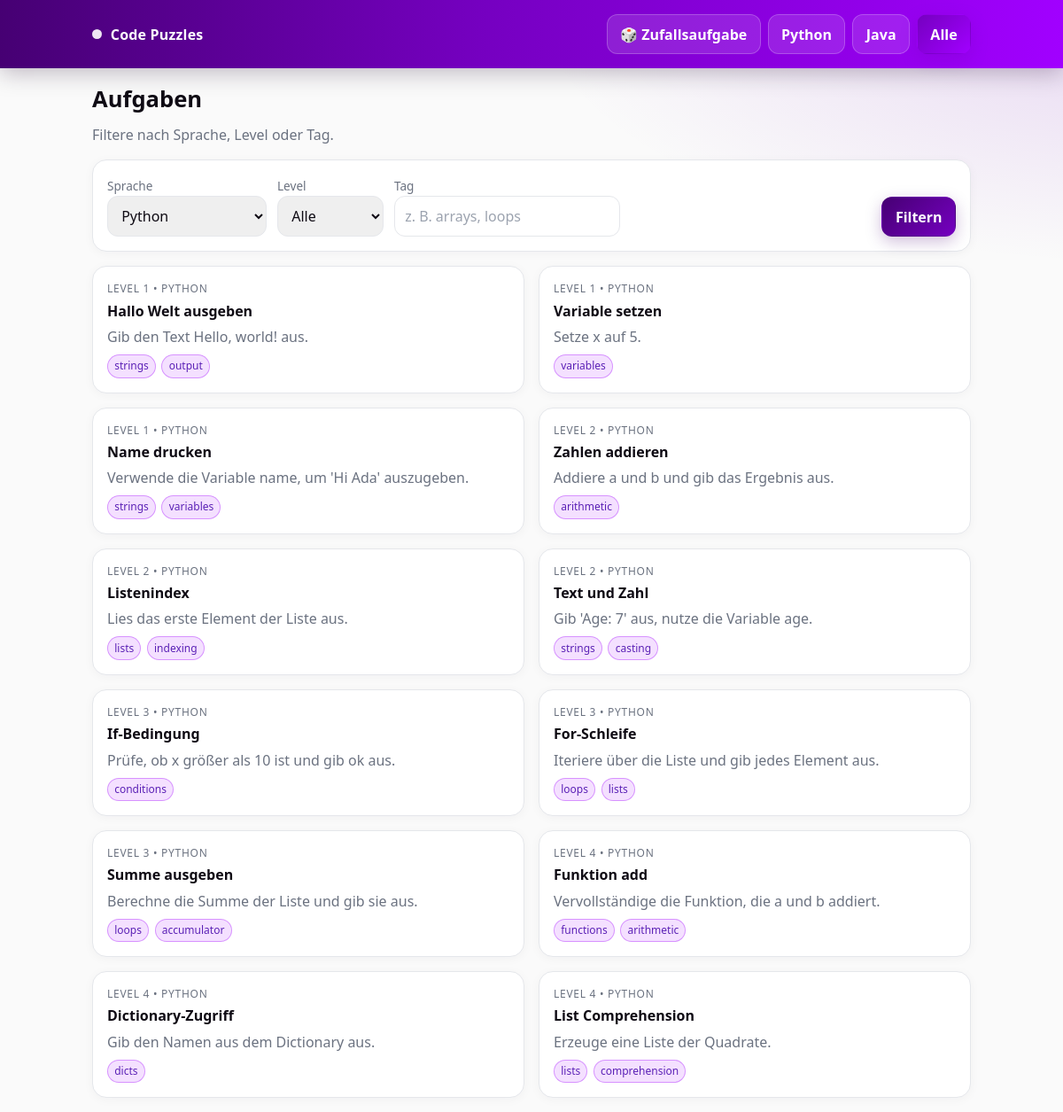
/?language=python, run on the app's committed database.
### models.py (models this page shows)
class Snippet(db.Model):
    __tablename__ = "snippets"
    id = db.Column(db.Integer, primary_key=True)
    title = db.Column(db.String(160), nullable=False)
    language = db.Column(db.String(16), nullable=False)  # "python" | "java"
    level = db.Column(db.Integer, nullable=False)         # 1..4
    prompt = db.Column(db.Text, nullable=False)
    code_template = db.Column(db.Text, nullable=False)    # mit {{1}}, {{2}} ...
    solution = db.Column(JSON, nullable=False)            # z. B. ["x", "print(\"ok\")"]
    accepted = db.Column(JSON, nullable=True)             # optionale Alternativen pro Lücke: [ ["x"], ["print('ok')","re:^print\\(.+\\)$"] ]
    blocks = db.Column(JSON, nullable=True)               # Bausteine (Buttons)
    tips = db.Column(JSON, nullable=True)                 # Hinweise
    tags = db.Column(JSON, nullable=True)                 # ["strings","loops"]
    __table_args__ = (
        CheckConstraint("level >= 1 AND level <= 4", name="level_range"),
    )

### app.py (the view)
    @app.route("/")
    def index():
        lang = request.args.get("language")
        level = request.args.get("level", type=int)
        tag = request.args.get("tag")
        q = Snippet.query
        if lang:
            q = q.filter_by(language=lang)
        if level:
            q = q.filter_by(level=level)
        if tag:
            q = q.filter(Snippet.tags.like(f'%"{tag}"%'))
        snippets = q.order_by(Snippet.level.asc(), Snippet.id.asc()).all()
        return render_template("index.html", snippets=snippets, lang=lang, level=level, tag=tag)

### templates/index.html (shortened to what this page needs)
{% extends "base.html" %}
{% block content %}
<h1 style="font-size:1.6rem; font-weight:700; margin-bottom:.5rem;">Aufgaben</h1>
<p class="text-muted" style="margin-bottom:1rem;">Filtere nach Sprache, Level oder Tag.</p>
<form method="get" class="card" style="display:flex; gap:.75rem; flex-wrap:wrap; align-items:flex-end; margin-bottom:1rem;">
  <div>
    <label class="text-muted" style="font-size:.85rem;">Sprache</label><br>
    <select name="language" class="field" style="min-width:180px">
      <option value="python" {{ 'selected' if lang=='python' else '' }}>Python</option>
    </select>
  </div>
  <div>
    <label class="text-muted" style="font-size:.85rem;">Level</label><br>
    <select name="level" class="field" style="min-width:120px">
      <option value="">Alle</option>
    </select>
  </div>
  <div>
    <label class="text-muted" style="font-size:.85rem;">Tag</label><br>
    <input name="tag" value="{{ tag or '' }}" class="field" placeholder="z. B. arrays, loops" style="min-width:220px"/>
  </div>
  <div style="margin-left:auto">
    <button class="btn btn-dark" type="submit">Filtern</button>
  </div>
</form>
<div class="grid grid-2">
  {% for s in snippets %}
  <a href="{{ url_for('snippet_view', sid=s.id) }}" class="card" style="text-decoration:none;color:inherit;">
    <div class="text-muted" style="font-size:.75rem; text-transform:uppercase; letter-spacing:.06em;">
      Level {{ s.level }} • {{ s.language|capitalize }}
    </div>
    <div style="font-weight:700; margin-top:.2rem;">{{ s.title }}</div>
    <p class="text-muted line-clamp-2" style="margin-top:.35rem;">{{ s.prompt }}</p>
    {% if s.tags %}
      <div style="margin-top:.5rem; display:flex; gap:.4rem; flex-wrap:wrap;">
        {% for t in s.tags %}
          <span class="tag">{{ t }}</span>
        {% endfor %}
      </div>
    {% endif %}
  </a>
  {% else %}
  <p>Keine Aufgaben gefunden.</p>
  {% endfor %}
</div>
{% endblock %}

### static/styles.css (style rules this page uses)
:root { --c-dark:#460073; --c-mid:#7500C0; --c-light:#A100FF; --c-text:#0f0b14; --c-muted:#6b7280; --c-border:#e5e7eb; --c-white:#ffffff; --shadow:0 10px 25px rgba(161,0,255,0.15); }
* { box-sizing:border-box }
html,body { height:100% }
body { font-family: ui-sans-serif, system-ui, -apple-system, Segoe UI, Roboto, Inter, Helvetica, Arial, "Apple Color Emoji","Segoe UI Emoji"; color: var(--c-text); background: radial-gradient(1200px 500px at 10% -20%, rgba(70,0,115,.15), transparent 60%), radial-gradient(1200px 500px at 110% 0%, rgba(117,0,192,.15), transparent 60%), #fafafa; margin:0; }
.grid { display:grid; gap:1rem; }
.grid-2 { grid-template-columns: repeat(2, minmax(0,1fr)); }
.card { background: var(--c-white); border: 1px solid var(--c-border); border-radius: 16px; padding: 1rem; box-shadow: 0 2px 12px rgba(17,24,39,.04); transition: transform .18s ease, box-shadow .18s ease, border-color .18s ease; }
.btn { display:inline-flex; align-items:center; gap:.5rem; padding:.6rem .9rem; border-radius:12px; border:1px solid transparent; font-weight:600; cursor:pointer; text-decoration:none; transition: transform .12s ease, box-shadow .12s ease, background .12s ease, border-color .12s ease; }
.btn-dark { color:#fff; background: linear-gradient(135deg, var(--c-dark), var(--c-mid)); box-shadow: 0 6px 18px rgba(70,0,115,.25); }
.field { width:100%; border:1px solid var(--c-border); border-radius:12px; padding:.65rem .7rem; font-size:16px; outline:none; transition: border-color .12s ease, box-shadow .12s ease; }
.tag { display:inline-block; font-size:.75rem; color:#5b21b6; background: rgba(161,0,255,.12); border:1px solid rgba(161,0,255,.35); padding:.2rem .45rem; border-radius:999px; }
.text-muted { color: var(--c-muted); }
.line-clamp-2 { display:-webkit-box; -webkit-line-clamp:2; -webkit-box-orient: vertical; overflow: hidden; }

### data on the page
Snippet: level "1", language "PYTHON", title "Hallo Welt ausgeben", prompt "Gib den Text Hello, world! aus.", tags "strings" "output"
Snippet: level "1", language "PYTHON", title "Variable setzen", prompt "Setze x auf 5.", tags "variables"
Snippet: level "1", language "PYTHON", title "Name drucken", prompt "Verwende die Variable name, um 'Hi Ada' auszugeben.", tags "strings" "variables"
Snippet: level "2", language "PYTHON", title "Zahlen addieren", prompt "Addiere a und b und gib das Ergebnis aus.", tags "arithmetic"
Snippet: level "2", language "PYTHON", title "Listenindex", prompt "Lies das erste Element der Liste aus.", tags "lists" "indexing"
Snippet: level "2", language "PYTHON", title "Text und Zahl", prompt "Gib 'Age: 7' aus, nutze die Variable age.", tags "strings" "casting"
Snippet: level "3", language "PYTHON", title "If-Bedingung", prompt "Prüfe, ob x größer als 10 ist und gib ok aus.", tags "conditions"
Snippet: level "3", language "PYTHON", title "For-Schleife", prompt "Iteriere über die Liste und gib jedes Element aus.", tags "loops" "lists"
Snippet: level "3", language "PYTHON", title "Summe ausgeben", prompt "Berechne die Summe der Liste und gib sie aus.", tags "loops" "accumulator"
Snippet: level "4", language "PYTHON", title "Funktion add", prompt "Vervollständige die Funktion, die a und b addiert.", tags "functions" "arithmetic"
Snippet: level "4", language "PYTHON", title "Dictionary-Zugriff", prompt "Gib den Namen aus dem Dictionary aus.", tags "dicts"
Snippet: level "4", language "PYTHON", title "List Comprehension", prompt "Erzeuge eine Liste der Quadrate.", tags "lists" "comprehension"
